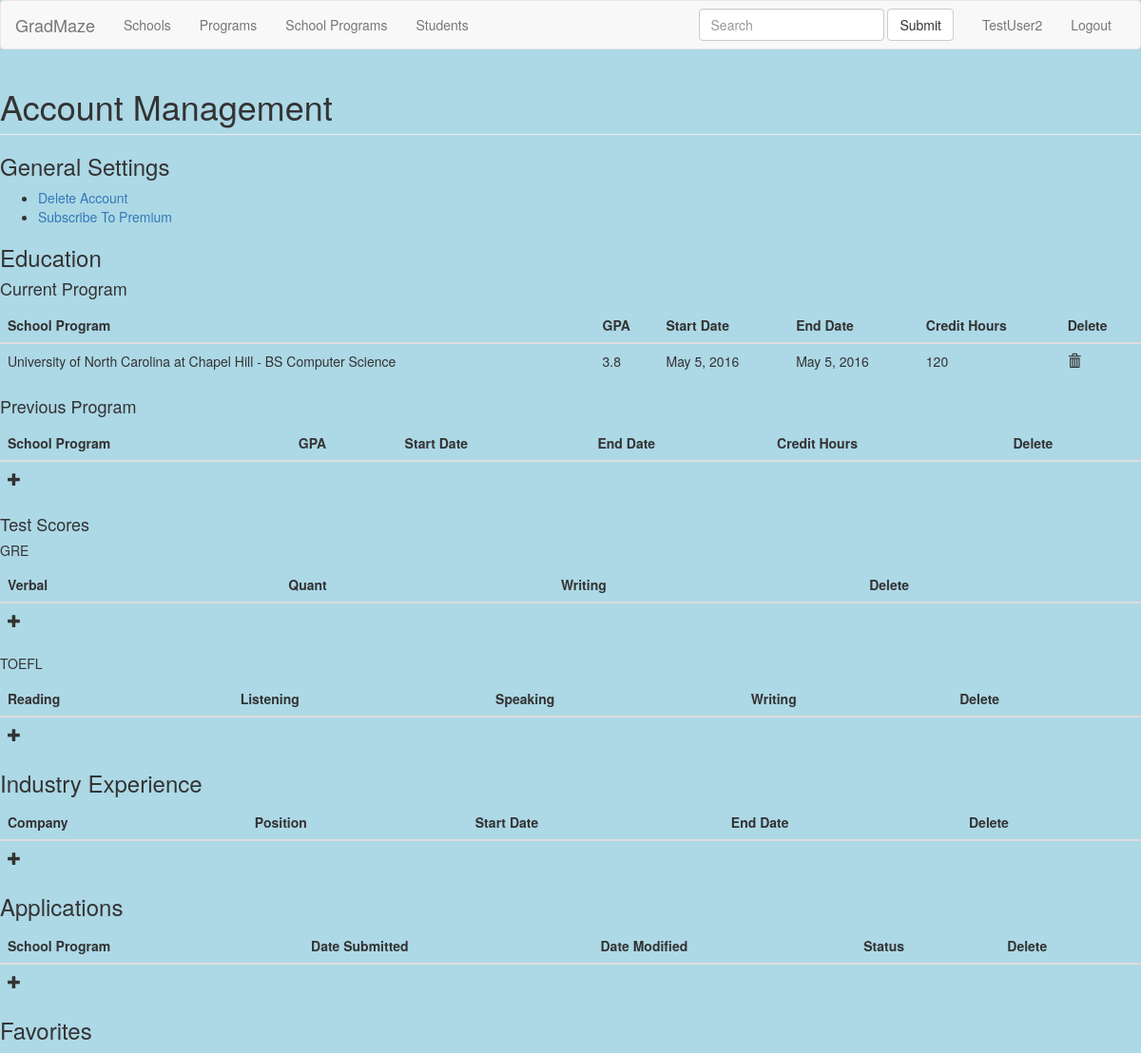
/GradMaze/accounts/manage/ (signed in), run on the app's committed database.
### main/models.py (models this page shows, shortened)
class Student(models.Model):
    user = models.ForeignKey(User)
    current_program = models.ForeignKey(SchoolProgram, null=True,related_name="current_program")
    current_gpa = models.FloatField(default=4.0,null=True)
    current_credit_hours = models.IntegerField(default=120,null=True)
    current_start_date = models.DateField(default="2016-05-05",null=True)
    current_end_date = models.DateField(default="2016-05-05",null=True)
    prev_program = models.ForeignKey(SchoolProgram, null=True,related_name="prev_program")
    prev_gpa = models.FloatField(default=4.0,null=True)
    prev_credit_hours = models.IntegerField(default=120,null=True)
    prev_start_date = models.DateField(default="2016-05-05",null=True)
    prev_end_date = models.DateField(default="2016-05-05",null=True)
    subscribed = models.NullBooleanField(null=True)

class SchoolProgram(models.Model):
    school = models.ForeignKey(School)
    program = models.ForeignKey(Program)
    greverbal = models.IntegerField(null=True)
    greapti = models.IntegerField(null=True)
    grewriting = models.IntegerField(null=True)
    toeflreading = models.IntegerField(null=True)
    toefllistening = models.IntegerField(null=True)
    toeflspeaking = models.IntegerField(null=True)
    toeflwriting = models.IntegerField(null=True)
    gpa = models.FloatField( null=True)
    def __str__(self):
        return str(self.school) + " - " + str(self.program)

class School(models.Model):
    name = models.CharField(max_length=50)
    abbr = models.CharField(max_length=5, null=True)
    greverbal = models.IntegerField( null=True)
    greapti = models.IntegerField( null=True)
    grewriting = models.IntegerField(null=True)
    toeflreading = models.IntegerField(null=True)
    toefllistening = models.IntegerField(null=True)
    toeflspeaking = models.IntegerField(null=True)
    toeflwriting = models.IntegerField(null=True)
    gpa = models.FloatField( null=True)
    def __str__(self):
        return str(self.name)

class Program(models.Model):
    name = models.CharField(max_length=50)
    level = models.CharField(max_length=50)  # Masters/PhD/PSM
    school_level = models.CharField(max_length=50) # Graduate vs Undergraduate
    greverbal = models.IntegerField(null=True)
    greapti = models.IntegerField(null=True)
    grewriting = models.IntegerField(null=True)
    toeflreading = models.IntegerField(null=True)
    toefllistening = models.IntegerField(null=True)
    toeflspeaking = models.IntegerField(null=True)
    toeflwriting = models.IntegerField(null=True)
    gpa = models.FloatField(null=True)
    def __str__(self):
        return str(self.level) + " " + str(self.name)

### main/views.py (the view, shortened to what this page needs)
class AccountManageView(View):
    template_name = "account_manage.html"
    def get(self, request, *args, **kwargs):
        apps_form = ApplicationForm()
        curr_prog_form = CurrentProgramForm()
        prev_prog_form = PreviousProgramForm()
        gre_form = GREScoreForm()
        toefl_form = TOEFLScoreForm()
        indust_form = IndustryExperienceForm()
        applications = Application.objects.filter(student__user_id=request.user.id)
        gre = GREScore.objects.filter(student__user_id=request.user.id)
        toefl = TOEFLScore.objects.filter(student__user_id=request.user.id)
        id = request.user.id
        student = Student.objects.get(user_id=request.user.id)
        indust = IndustryExperience.objects.filter(student__user_id=request.user.id)
        credit_card = CreditCard.objects.filter(user_id=request.user.id)
        if not credit_card:
            credit_card_form = CreditCardForm()
        params = {'apps': applications,
                  'apps_form': apps_form,
                  'gre':gre,
                  'toefl':toefl,
                  'student':student,
                  'curr_prog_form': curr_prog_form,
                  'prev_prog_form':prev_prog_form,
                  'gre_form':gre_form,
                  'toefl_form':toefl_form,
                  'indust_form':indust_form,
                  'indust':indust,
                  'credit_card_form':credit_card_form,}
        return render(request, self.template_name,params )

### main/forms.py (shortened to what this page needs)
class ApplicationForm(forms.Form):
    school_program = forms.ModelChoiceField(queryset=SchoolProgram.objects.all().order_by('school'))
    date_submitted = forms.DateField(widget=forms.TextInput(attrs={'class':'datepicker'}))
    date_updated = forms.DateField(widget=forms.TextInput(attrs={'class':'datepicker'}))
    status = forms.ChoiceField(choices=Application.STATUSCHOICES)

class CurrentProgramForm(forms.Form):
    curr_school_program = forms.ModelChoiceField(queryset=SchoolProgram.objects.all().order_by('school'),label='School Program')
    curr_gpa = forms.FloatField(label='GPA')
    curr_credit_hours = forms.IntegerField(label='Credit Hours')
    curr_start_date = forms.DateField(widget=forms.TextInput(attrs={'class':'datepicker'}),label='Start Date')
    curr_end_date = forms.DateField(widget=forms.TextInput(attrs={'class':'datepicker'}),label='End Date')

### templates/account_manage.html (shortened to what this page needs)
{% extends "base.html" %}
{% load staticfiles %}
{% block styles %}
    <link href="{% static 'css/jquery-ui.min.css' %}" rel="stylesheet">
{% endblock %}
{% block content %}
    <h1 class="page-header">Account Management</h1>
    <h3>General Settings</h3>
    <ul>
        <li><a href="#" id="opener">Delete Account</a></li>
        {% if not student.subscribed %}<li><a href="#" id="subscribe">Subscribe To Premium</a></li>{% endif %}
    </ul>
    <h3>Education</h3>
    <h4>Current Program</h4>
    <table class="table" id="app-table">
        <thead>
            <th>School Program</th>
            <th>GPA</th>
            <th>Start Date</th>
            <th>End Date</th>
            <th>Credit Hours</th>
            <th>Delete</th>
        </thead>
        <tbody>
            {% if student.current_program %}
                <tr>
                    <td>{{ student.current_program}}</td>
                    <td>{{ student.current_gpa}}</td>
                    <td>{{ student.current_start_date}}</td>
                    <td>{{ student.current_end_date}}</td>
                    <td>{{ student.current_credit_hours}}</td>
                    <td><span class="glyphicon glyphicon-trash" id="delete-cprog"></span></td>
                </tr>
            {% endif %}
        </tbody>
    </table>
    <h4>Previous Program</h4>
    <table class="table" id="app-table">
        <thead>
            <th>School Program</th>
            <th>GPA</th>
            <th>Start Date</th>
            <th>End Date</th>
            <th>Credit Hours</th>
            <th>Delete</th>
        </thead>
        <tbody>
            {% if student.prev_program %}
                <tr>
                    <td>{{ student.prev_program}}</td>
                    <td>{{ student.prev_gpa}}</td>
                    <td>{{ student.prev_start_date}}</td>
                    <td>{{ student.prev_end_date}}</td>
                    <td>{{ student.prev_credit_hours}}</td>
                    <td><span class="glyphicon glyphicon-trash" id="delete-pprog"></span></td>
                </tr>
            {% else %}
                 <tr>
                    <td><span class="glyphicon glyphicon-plus" id="add-pprog"></span></td>
                    <td></td>
                    <td></td>
                    <td></td>
                    <td></td>
                </tr>
            {% endif %}
        </tbody>
    </table>
    <h4>Test Scores</h4>
    <h5>GRE</h5>
    <table class="table" id="app-table">
        <thead>
            <th>Verbal</th>
            <th>Quant</th>
            <th>Writing</th>
            <th>Delete</th>
        </thead>
        <tbody>
            {% if gre %}
                <tr>
                    <td>{{ gre.0.verb }}</td>
                    <td>{{ gre.0.quant }}</td>
                    <td>{{ gre.0.write }}</td>
                    <td><span class="glyphicon glyphicon-trash" id="delete-gre"></span></td>
                </tr>
            {% else %}
                <tr>
                    <td><span class="glyphicon glyphicon-plus" id="add-gre"></span></td>
                    <td></td>
                    <td></td>
                    <td></td>
                </tr>
            {% endif %}
        </tbody>
    </table>
    <h5>TOEFL</h5>
    <table class="table" id="app-table">
        <thead>
            <th>Reading</th>
            <th>Listening</th>
            <th>Speaking</th>
            <th>Writing</th>
            <th>Delete</th>
        </thead>
        <tbody>
            {% if toefl %}
                <tr>
                    <td>{{ toefl.0.reading }}</td>
                    <td>{{ toefl.0.listening }}</td>
                    <td>{{ toefl.0.speaking }}</td>
                    <td>{{ toefl.0.writing }}</td>
                    <td><span class="glyphicon glyphicon-trash" id="delete-toefl"></span></td>
                </tr>
            {% else %}
                <tr>
                    <td><span class="glyphicon glyphicon-plus" id="add-toefl"></span></td>
                    <td></td>
                    <td></td>
                    <td></td>
                    <td></td>
                </tr>
            {% endif %}
        </tbody>
    </table>
    <h3>Industry Experience</h3>
    <table class="table" id="indust-table">
        <thead>
            <th>Company</th>
            <th>Position</th>
            <th>Start Date</th>
            <th>End Date</th>
            <th>Delete</th>
        </thead>
        <tbody>
            <tr>
                <td><span class="glyphicon glyphicon-plus" id="add-indust"></span></td>
                <td></td>
                <td></td>
                <td></td>
                <td></td>
            </tr>
        </tbody>
    </table>
    <h3>Applications</h3>
    <table class="table" id="app-table">
        <thead>
            <th>School Program</th>
            <th>Date Submitted</th>
            <th>Date Modified</th>
            <th>Status</th>
            <th>Delete</th>
        </thead>
        <tr>
            <td><span class="glyphicon glyphicon-plus" id="add-app"></span></td>
            <td></td>
            <td></td>
            <td></td>
            <td></td>
        </tr>
    </table>
    <h3>Favorites</h3>
{%  endblock %}

### templates/base.html (shortened to what this page needs)
{% load staticfiles %}
<!DOCTYPE html>
<html>
<head>
    <link href="{% static 'css/bootstrap.min.css' %}" rel="stylesheet">
    <link href="{% static 'css/base.css' %}" rel="stylesheet">
    {% block styles %}{% endblock %}
</head>
<body>
    <nav class="navbar navbar-default">
        <div class="container-fluid">
            <div class="navbar-header">
                <a class="navbar-brand" href="{% url 'index' %}">GradMaze</a>
            </div>
            <div class="collapse navbar-collapse" id="bs-example-navbar-collapse-1">
                <ul class="nav navbar-nav">
                    <li><a href="{% url 'school-list' %}">Schools</a></li>
                    <li><a href="{% url 'program-list' %}">Programs</a></li>
                    <li><a href="{% url 'school-program-list' %}">School Programs</a></li>
                    {% if user.is_authenticated %}<li><a href="{% url 'user-list' %}">Students</a></li>{% endif%}
                </ul>
                <ul class="nav navbar-nav navbar-right">
                    {% if user.is_authenticated %}
                        <li><a href="{% url 'manage' %}">{{ user.get_username }}</a></li>
                        <li><a href="{% url 'logout' %}">Logout</a></li>
                    {% else %}
                        <li><a href="{% url 'login' %}">Login</a></li>
                        <li><a href="{% url 'register' %}">Register</a></li>
                    {% endif %}
                </ul>
                <form class="navbar-form navbar-right" role="search" action="{%url 'advanced-search-results' %}" method="post">
                    <div class="form-group">
                        <input type="text" id="search_bar" class="form-control" placeholder="Search" name="query_string">
                    </div>
                    <button type="submit" class="btn btn-default">Submit</button>
                </form>
            </div>
        </div>
    </nav>
    {% block content %}{% endblock %}
</body>
</html>

### static/css/base.css (style rules this page uses)
html body { background-color: lightblue; }

### data on the page
Student: current_program "University of North Carolina at Chapel Hill - BS Computer Science", current_gpa "3.8", current_start_date "May 5, 2016", current_end_date "May 5, 2016", current_credit_hours "120"

### other printed values
{{ user.get_username }} "TestUser2"
